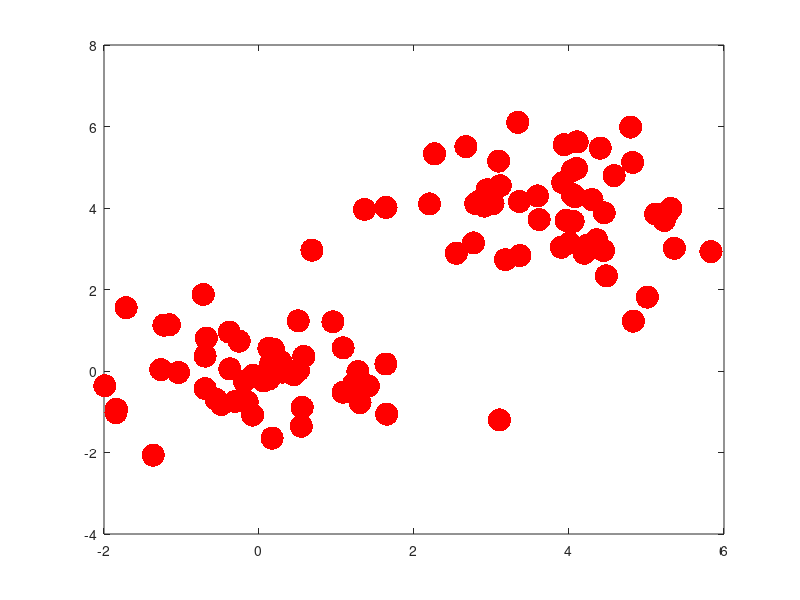

MATLAB code to generate this figure: (Note: this script raises an error after producing the figure.)
% simple driver for semisupervised learning
clear 
close all

nsamples = 100;

X = [randn(2,nsamples/2), randn(2,nsamples/2)+4]; 
X = X(:,randperm(nsamples));

figure(1)
plot(X(1,:),X(2,:),'.r','MarkerSize',50);

nn      = 3;
[A,dd] = getAdjacencyMatrix(X,nn);
epsilon = median(dd(:))*100;
L = getGraphLaplacian(X,A,epsilon,0);
figure(2)
spy(L) 

% Now compute the eigenvalues
[V,D] = eig(full(L));

%for i=1:10
figure(3)
i = 2;
    scatter(X(1,:),X(2,:),1500,V(:,i),'.');
    %pause;
%end
return
% choose some parameters
    